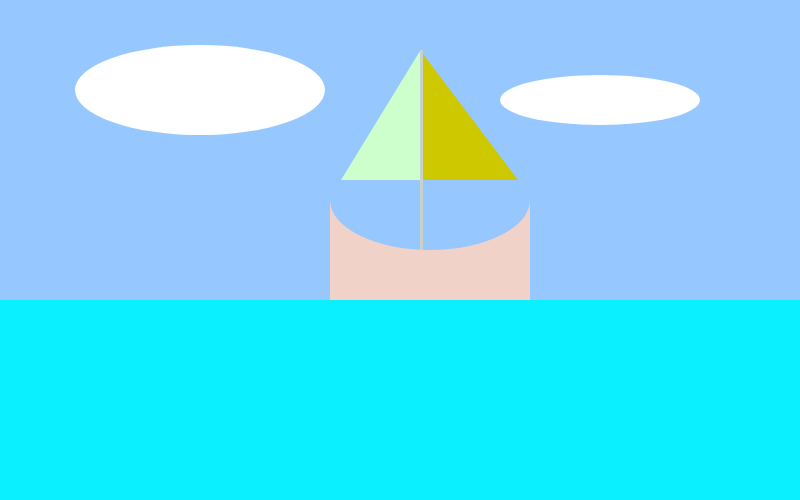
Frame 1 (no input)
Frame 60 (no input): identical to frame 1, image omitted
Frame 120 (the mouse pressed at the canvas centre since frame 60): identical to frame 1, image omitted

The p5.js sketch that drew this single still picture (run headless with seeded random() and noise() and a simulated clock; from frame 60 on, the mouse is pressed at the canvas centre):

// p5.js sketch
// ── sketch.js
function setup() {
	// create a place to draw
	createCanvas(800, 500);
}

function draw() {
	// clear the background - skyblue
  background(150, 200, 255);

	// set a fill color white
	fill(255, 200, 90);
	// draw ground
	noStroke();
	rect(0, 300, 900, 10);


	fill(10, 240, 255);
	// rectangle
	rect(0, 300, 3000, 200);
	// set a fill color

	fill(255, 255, 255);
	// draw a circle
	ellipse(200, 90, 250, 90);

	fill(255, 255, 255);
	// draw a circle
	ellipse(600, 100, 200, 50);


	fill(240, 210, 200);
	// rectangle
	rect(330, 200, 200, 100);
	// set a fill color


	fill(150, 200, 255);
	// draw a circle
	ellipse(430, 200, 200, 100);


	// triangle
	fill(205, 255, 205);
	noStroke();
	triangle(420, 51, 420, 180, 341, 180);

	// triangle
	fill(205, 200, 0);
	noStroke();
	triangle(420, 50, 420, 180, 518, 180);


	fill(200, 210, 200);
	// rectangle
	rect(420, 50, 03, 200);
	// set a fill color

}
